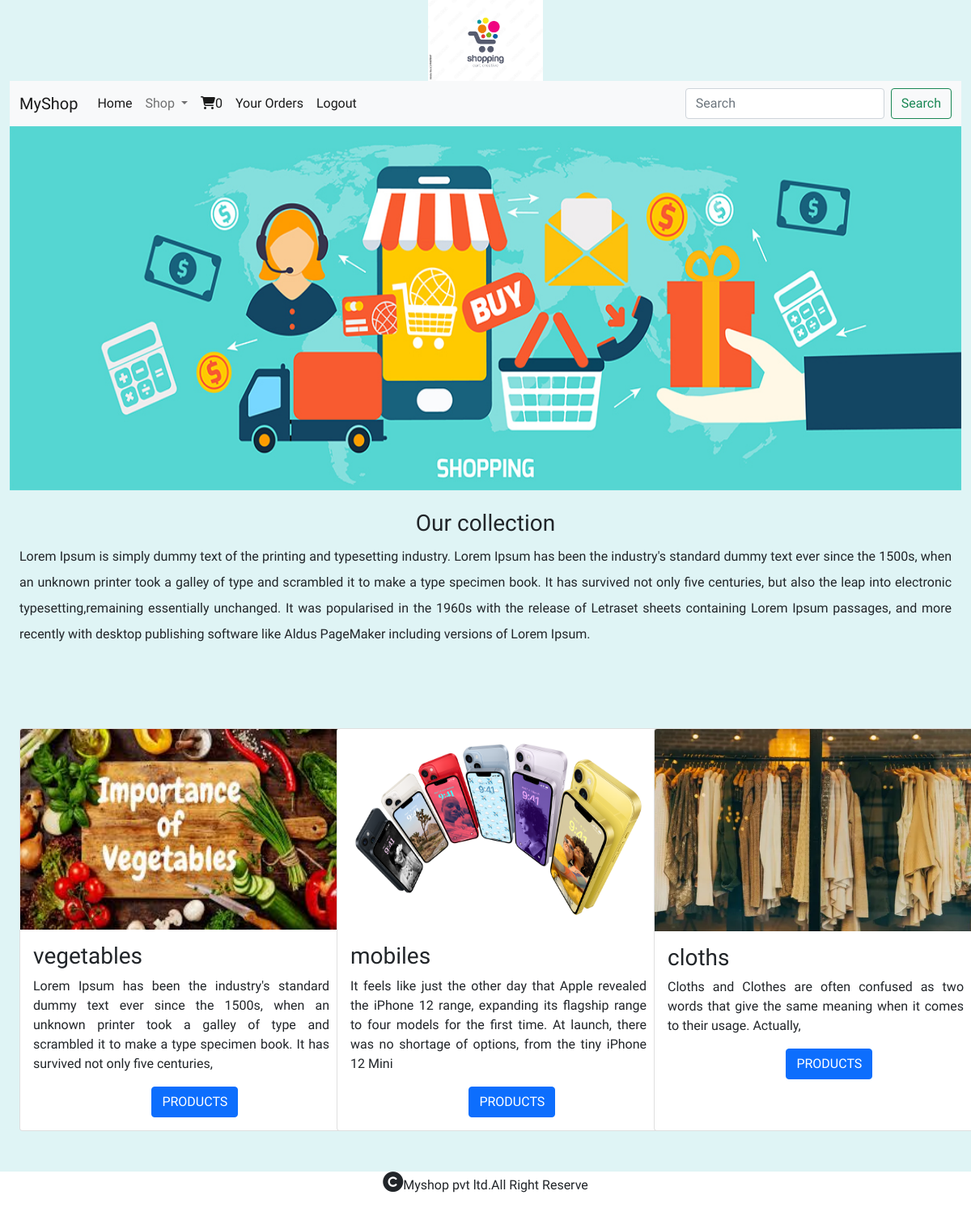
The app's page / (signed in) with its own data.
### shop/models.py (models this page shows, shortened)
class category(models.Model):
    name=models.CharField(max_length=250,unique=True)
    slug=models.SlugField(max_length=250,unique=True)
    description=models.TextField(blank=True)
    image=models.ImageField(upload_to='shop/category',null=True,blank=True)

### shop/views.py (the view)
# urls.py: path('',views.allprodcat,name='allprodcat'),
def allprodcat(request):
    c=category.objects.all()
    return render(request,'category.html',{'c':c})

### cart/context_processors.py (called while the page is built)
def counter(request):
    item_count=0
    if request.user.is_authenticated:
        user=request.user
        try:
            cart=Cart.objects.filter(user=user)
            for i in cart:
                item_count=item_count+i.quantity
        except Cart.DoesNotExist:
            item_count=0
    return {'count':item_count}

### shop/context_processors.py (called while the page is built)
def menu_links(request):
    n=category.objects.all()
    return {'links':n}

### templates/category.html
{% extends 'base.html' %}
{% load static %}
{% block content %}
<div>
  <img src="{% static 'image/ecommerce-banner.jpg' %}" height="450px;"  width="100% right:0;">
</div>
<div class="container-fluid mt-4" style="margin-bottom:100px;">
  <h3 class="text-center">Our collection </h3>
  <P style="line-height:2;text-align:justify;">Lorem Ipsum is simply dummy text of the printing and typesetting industry.
    Lorem Ipsum has been the industry's standard dummy text ever since the 1500s,
    when an unknown printer took a galley of type and scrambled it to make a type specimen book.
    It has survived not only five centuries, but also the leap into electronic typesetting,remaining essentially unchanged.
    It was popularised in the 1960s with the release of Letraset sheets containing Lorem Ipsum passages,
    and more recently with desktop publishing software like Aldus PageMaker including versions of Lorem Ipsum.</P>
</div>
<div class="container-fluid mt-4" style=margin-bottom:100px;>
  <div class="row">
    {% for i in c %}
    <div class="col-sm-4">
      <div class="card" style="width: 25rem; height:498px;">
  <img src="{{i.image.url}}" class="card-img-top" alt="..." style="height:250px;width:100%;">
  <div class="card-body">
    <h3 class="card-title">{{i.name}}</h3>
    <p class="card-text" style="text-align:justify">{{i.description}}</p>
    <a href="{% url 'shop:allproduct' i.slug %}" style="position:relative;left:40%" class="btn btn-primary">PRODUCTS</a>
  </div>
</div>
    </div>
        {% endfor %}
  </div>
</div>
{% endblock %}

### static/css/custom.css (style rules this page uses)
body { background-color:#dff4f5; font-family: 'REM', sans-serif; }

### records on screen
category: image (picture), name "vegetables", description "Lorem Ipsum has been the industry's standard dummy text ever since the 1500s, when an unknown printer took a galley of type and scrambled it to make a type specimen book. It has survived not only five centuries,"
category: image (picture), name "mobiles", description "It feels like just the other day that Apple revealed the iPhone 12 range, expanding its flagship range to four models for the first time. At launch, there was no shortage of options, from the tiny iPhone 12 Mini"
category: image (picture), name "cloths", description "Cloths and Clothes are often confused as two words that give the same meaning when it comes to their usage. Actually,"

### other values on screen
{{ count }} "0"
